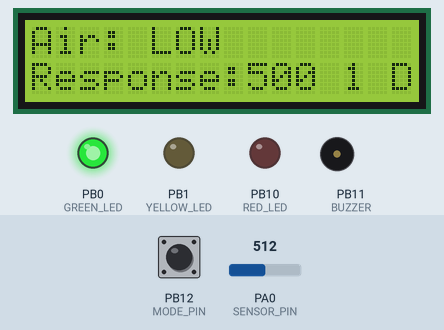
This sketch was run on a simulated STM32 Blue Pill. On the bench: 16×2 character LCD, output pins drawn as LEDs (lit = HIGH), buzzer (waves = sounding). The test bench sets the inputs (shaded band); at power-on: PB12 (MODE_PIN) HIGH, PA0 (SENSOR_PIN) = 512 (analog values on the 0–1023 scale).

Above: at 2.7 s.
2.8 s: PB12 (MODE_PIN) pulled LOW for 1 s
At 3.6 s:
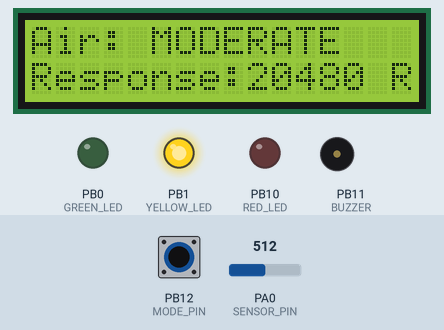
5.6 s: PB12 (MODE_PIN) pulled LOW for 3.2 s
At 8.94 s:
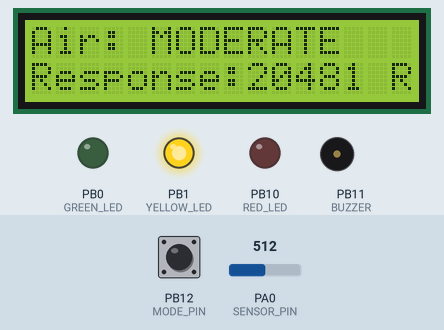
At 14.6 s:
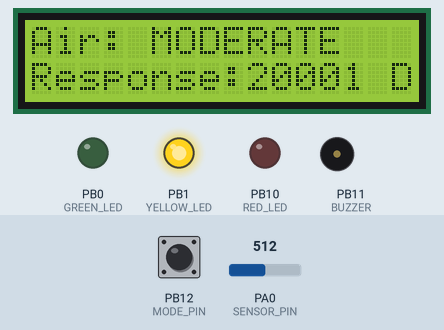
Timing chart, 0 to 24.6 s (numbered marks = the images above; inputs shaded):
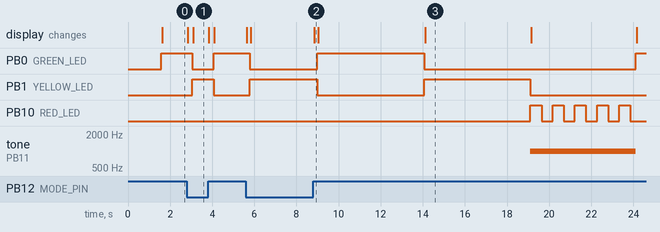

Measured:
- after the input at 2.8 s, PB0 (GREEN_LED): HIGH → LOW after 0.25 s instead of 2.2 s; PB1 (YELLOW_LED): LOW → HIGH after 0.26 s instead of 2.2 s; the display: first changes at once (image 1 shows a later state)

The sketch:

finalairquality.ino
```cpp
#include <Wire.h>
#include <hd44780.h>
#include <hd44780ioClass/hd44780_I2Cexp.h>

hd44780_I2Cexp lcd;

// STM32 Blue Pill pins
const int SENSOR_PIN = PA0;
const int MODE_PIN   = PB12;  // jumper wire: unplugged = demo, to GND = real
const int GREEN_LED  = PB0;
const int YELLOW_LED = PB1;
const int RED_LED    = PB10;
const int BUZZER     = PB11;

bool demoMode = true;
int demoLevel = 0;
unsigned long lastDemoChange = 0;
unsigned long lastBlink = 0;
unsigned long diffSince = 0;
bool redState = false;
bool buzzerOn = false;

void buzzerOff() {
  noTone(BUZZER);
  pinMode(BUZZER, OUTPUT);
  digitalWrite(BUZZER, LOW);
  buzzerOn = false;
}

void allOff() {
  digitalWrite(GREEN_LED, LOW);
  digitalWrite(YELLOW_LED, LOW);
  digitalWrite(RED_LED, LOW);
  buzzerOff();
}

void checkModeWire() {
  bool wantDemo = (digitalRead(MODE_PIN) == HIGH);

  if (wantDemo == demoMode) {   // nothing changed
    diffSince = 0;
    return;
  }

  if (diffSince == 0) diffSince = millis();

  if (millis() - diffSince > 100) {   // stable for 100 ms, so accept it
    demoMode = wantDemo;
    diffSince = 0;
    demoLevel = 0;
    lastDemoChange = millis();
    allOff();
    lcd.clear();
  }
}

void setup() {
  pinMode(GREEN_LED, OUTPUT);
  pinMode(YELLOW_LED, OUTPUT);
  pinMode(RED_LED, OUTPUT);
  pinMode(BUZZER, OUTPUT);
  pinMode(MODE_PIN, INPUT_PULLUP);

  analogReadResolution(12);

  demoMode = (digitalRead(MODE_PIN) == HIGH);   // match the wire at startup

  Wire.setSCL(PB6);
  Wire.setSDA(PB7);
  Wire.begin();

  int status = lcd.begin(16, 2);
  lcd.backlight();                              // always call, even if status != 0
  if (status == 0) {
    lcd.setCursor(0, 0);
    lcd.print("Air Quality");
    lcd.setCursor(0, 1);
    lcd.print("Starting...");
  }

  delay(1500);
  lcd.clear();
}

void loop() {
  checkModeWire();

  int sensorValue;

  if (demoMode) {
    if (millis() - lastDemoChange >= 5000) {
      lastDemoChange = millis();
      demoLevel = (demoLevel + 1) % 3;
    }

    if (demoLevel == 0) sensorValue = 500;
    else if (demoLevel == 1) sensorValue = 2000;
    else sensorValue = 3500;
  } else {
    sensorValue = analogRead(SENSOR_PIN);
  }

  const char* level;

  if (sensorValue < 1365) {
    level = "LOW";
    allOff();
    digitalWrite(GREEN_LED, HIGH);
  } else if (sensorValue < 2730) {
    level = "MODERATE";
    allOff();
    digitalWrite(YELLOW_LED, HIGH);
  } else {
    level = "HIGH";
    digitalWrite(GREEN_LED, LOW);
    digitalWrite(YELLOW_LED, LOW);

    if (millis() - lastBlink >= 500) {
      lastBlink = millis();
      redState = !redState;
      digitalWrite(RED_LED, redState);
    }

    if (!buzzerOn) {
      tone(BUZZER, 1000);
      buzzerOn = true;
    }
  }

  lcd.setCursor(0, 0);
  lcd.print("Air: ");
  lcd.print(level);
  lcd.print("           ");

  lcd.setCursor(0, 1);
  lcd.print("Response:");
  lcd.print(sensorValue);
  lcd.print("   ");

  lcd.setCursor(13, 1);          // debug: raw pin reading (1 = open, 0 = grounded)
  lcd.print(digitalRead(MODE_PIN));

  lcd.setCursor(15, 1);          // D = demo, R = real
  lcd.print(demoMode ? 'D' : 'R');

  delay(50);
}
```
